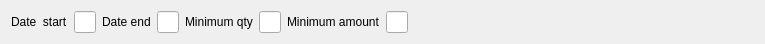
<?xml version="1.0" encoding="UTF-8"?>
<ui version="4.0">
 <class>FDiscountTotal</class>
 <widget class="QWidget" name="FDiscountTotal">
  <property name="geometry">
   <rect>
    <x>0</x>
    <y>0</y>
    <width>765</width>
    <height>41</height>
   </rect>
  </property>
  <property name="windowTitle">
   <string>Form</string>
  </property>
  <layout class="QHBoxLayout" name="horizontalLayout">
   <item>
    <widget class="QLabel" name="label">
     <property name="text">
      <string>Date  start</string>
     </property>
    </widget>
   </item>
   <item>
    <widget class="EDateEdit" name="deStart">
     <property name="maximumSize">
      <size>
       <width>80</width>
       <height>16777215</height>
      </size>
     </property>
    </widget>
   </item>
   <item>
    <widget class="QLabel" name="label_2">
     <property name="text">
      <string>Date end</string>
     </property>
    </widget>
   </item>
   <item>
    <widget class="EDateEdit" name="deEnd">
     <property name="maximumSize">
      <size>
       <width>80</width>
       <height>16777215</height>
      </size>
     </property>
    </widget>
   </item>
   <item>
    <widget class="QLabel" name="label_3">
     <property name="text">
      <string>Minimum qty</string>
     </property>
    </widget>
   </item>
   <item>
    <widget class="EQLineEdit" name="leMin">
     <property name="maximumSize">
      <size>
       <width>50</width>
       <height>16777215</height>
      </size>
     </property>
     <property name="focusPolicy">
      <enum>Qt::ClickFocus</enum>
     </property>
    </widget>
   </item>
   <item>
    <widget class="QLabel" name="label_4">
     <property name="text">
      <string>Minimum amount</string>
     </property>
    </widget>
   </item>
   <item>
    <widget class="EQLineEdit" name="leMinAmount">
     <property name="maximumSize">
      <size>
       <width>100</width>
       <height>16777215</height>
      </size>
     </property>
     <property name="focusPolicy">
      <enum>Qt::ClickFocus</enum>
     </property>
    </widget>
   </item>
   <item>
    <spacer name="horizontalSpacer">
     <property name="orientation">
      <enum>Qt::Horizontal</enum>
     </property>
     <property name="sizeHint" stdset="0">
      <size>
       <width>464</width>
       <height>20</height>
      </size>
     </property>
    </spacer>
   </item>
  </layout>
 </widget>
 <customwidgets>
  <customwidget>
   <class>EQLineEdit</class>
   <extends>QLineEdit</extends>
   <header location="global">eqlineedit.h</header>
   <slots>
    <signal>customButtonClicked(bool)</signal>
   </slots>
  </customwidget>
  <customwidget>
   <class>EDateEdit</class>
   <extends>QLineEdit</extends>
   <header location="global">edateedit.h</header>
  </customwidget>
 </customwidgets>
 <resources/>
 <connections/>
</ui>
